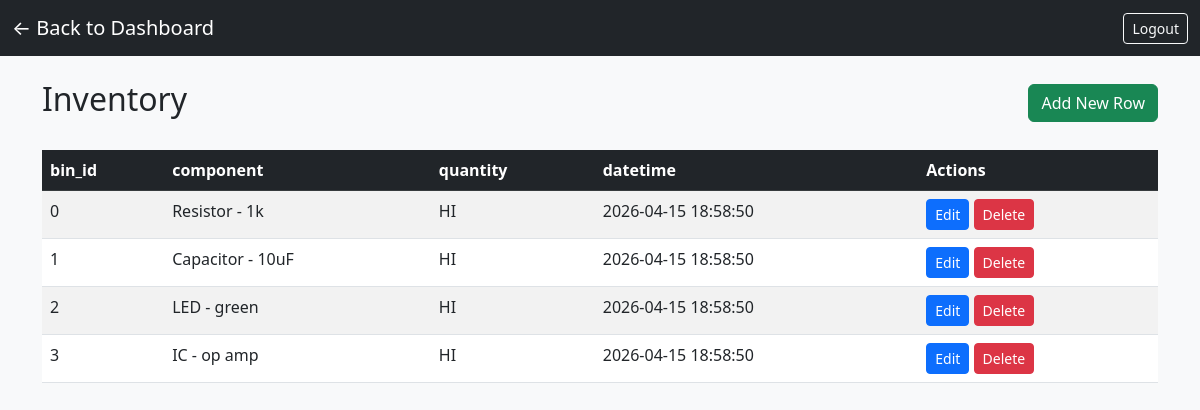
Screenshot of /view/inventory (signed in) with the database file from the repository.
### tables this page shows
CREATE TABLE inventory(
               bin_id INTEGER UNIQUE NOT NULL, 
               component TEXT NOT NULL, 
               quantity INTEGER NOT NULL,
               datetime TEXT);

### Adiba's Folder/app.py (the view)
@app.route('/view/<table_name>')
@login_required
def view_table(table_name):
    allowed_tables = ['users', 'inventory', 'activity_logs', 'api_keys']
    if table_name not in allowed_tables:
        return "Access denied", 403
    log_activity(session['username'], f"Viewed table {table_name}")
    if table_name == 'inventory':
        sync_inventory_from_csv()
    conn = get_db_connection()
    cursor = conn.execute(f'PRAGMA table_info({table_name})')
    columns = [col['name'] for col in cursor.fetchall()]
    if table_name == 'activity_logs':
        rows = conn.execute(f'SELECT * FROM {table_name} ORDER BY datetime DESC').fetchall()
    elif table_name == 'inventory':
        rows = conn.execute(f'SELECT * FROM {table_name} ORDER BY bin_id ASC').fetchall()
    else:
        rows = conn.execute(f'SELECT * FROM {table_name}').fetchall()
    conn.close()
    data = []
    for row in rows:
        row_dict = dict(row)
        if table_name == 'users' and 'password' in row_dict:
            row_dict['password'] = '********'
        data.append(row_dict)
    can_edit = session.get('is_admin') == 1 and table_name not in ['users', 'activity_logs']
    return render_template('view_table.html',
                           table_name=table_name,
                           columns=columns,
                           data=data,
                           can_edit=can_edit)

### Adiba's Folder/app.py (called while the page is built, shortened)
def get_db_connection():
    conn = sqlite3.connect('testDB.db', timeout=30)
    conn.execute('PRAGMA journal_mode=WAL')
    conn.row_factory = sqlite3.Row
    return conn

def sync_inventory_from_csv():
    if not os.path.exists(CSV_PATH):
        return

def login_required(f):
    @wraps(f)
    def decorated_function(*args, **kwargs):
        if 'username' not in session:
            return redirect(url_for('login'))
        return f(*args, **kwargs)
    return decorated_function

def log_activity(username, description):
    conn = get_db_connection()
    timestamp = datetime.now().strftime('%Y-%m-%d %H:%M:%S')
    conn.execute('INSERT INTO activity_logs (username, access_req, datetime) VALUES (?, ?, ?)',
                 (username, description, timestamp))
    conn.commit()
    conn.close()

### Raquel's Folder/403DB/templates/view_table.html (shortened to what this page needs)
<!DOCTYPE html>
<html lang="en">
<head>
    <link href="https://cdn.jsdelivr.net/npm/bootstrap@5.3.0/dist/css/bootstrap.min.css" rel="stylesheet">
</head>
<body class="bg-light">
    <nav class="navbar navbar-dark bg-dark">
        <div class="container-fluid">
            <a href="{{ url_for('dashboard') }}" class="navbar-brand">← Back to Dashboard</a>
            <a href="{{ url_for('logout') }}" class="btn btn-outline-light btn-sm">Logout</a>
        </div>
    </nav>
    <div class="container mt-4">
        <div class="d-flex justify-content-between align-items-center mb-4">
            <h2 class="text-capitalize">
                {{ table_name.replace('_', ' ') }}
            </h2>
            <div class="d-flex gap-2">
                {% if can_edit and not refill_mode %}
                <button class="btn btn-success" onclick="showInsertModal()">Add New Row</button>
                {% endif %}
            </div>
        </div>
        {% if data %}
        <div class="table-responsive">
            <table class="table table-striped table-hover" id="dataTable">
                <thead class="table-dark">
                    <tr>
                        {% for column in columns %}
                        <th>{{ column }}</th>
                        {% endfor %}
                        {% if not refill_mode %}
                            {% if can_edit %}
                            <th>Actions</th>
                            {% elif table_name == 'users' and session.is_admin %}
                            <th>Actions</th>
                            {% endif %}
                        {% endif %}
                    </tr>
                </thead>
                <tbody>
                    {% for row in data %}
                    <tr>
                        {% for column in columns %}
                        {% if refill_mode %}
                        <td><input type="text" class="form-control form-control-sm refill-input" data-col="{{ column }}" value="{{ row[column] if row[column] is not none else '' }}"></td>
                        {% else %}
                        <td>{{ row[column] }}</td>
                        {% endif %}
                        {% endfor %}
                        {% if not refill_mode %}
                            {% if can_edit %}
                            <td>
                                <button class="btn btn-sm btn-primary" onclick='editRow({{ row | tojson }})'>Edit</button>
                                <button class="btn btn-sm btn-danger" onclick='deleteRow({{ row | tojson }})'>Delete</button>
                            </td>
                            {% elif table_name == 'users' and session.is_admin and row.username != 'superuser' %}
                            <td>
                                <a href="{{ url_for('edit_user_permissions', username=row.username) }}" class="btn btn-sm btn-warning">Edit Permissions</a>
                            </td>
                            {% elif table_name == 'users' and row.username == 'superuser' %}
                            <td>
                                <span class="text-muted">Protected</span>
                            </td>
                            {% endif %}
                        {% endif %}
                    </tr>
                    {% endfor %}
                </tbody>
            </table>
        </div>
        {% else %}
        <div class="alert alert-info">No data in this table yet.</div>
        {% endif %}
    </div>
</body>
</html>

### rows the page displays
inventory: bin "0" "Resistor - 1k" "HI" "2026-04-15 18:58:50"
inventory: bin "1" "Capacitor - 10uF" "HI" "2026-04-15 18:58:50"
inventory: bin "2" "LED - green" "HI" "2026-04-15 18:58:50"
inventory: bin "3" "IC - op amp" "HI" "2026-04-15 18:58:50"

### other values shown
{{ table_name.replace('_', ' ') }} "Inventory"
{{ column }} "bin_id" "component" "quantity" "datetime"
